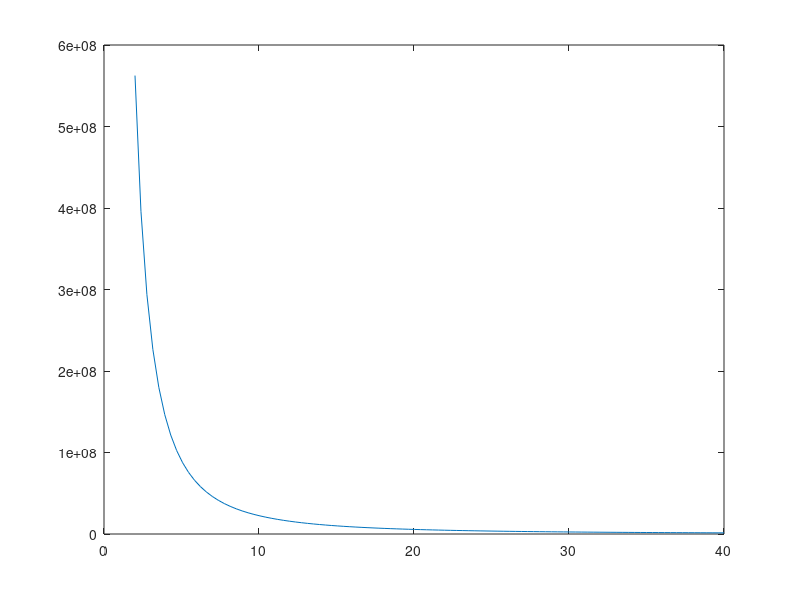

Here is the MATLAB script that generated this plot: (Note: this script raises an error after producing the figure.)

clear; clc; close all;

Sy = 2.76e+8; % N/m^2, Aluminum 6061-T6
T_m = 1.5; % Nm, from the gearbox output
FOS = 2;
S_allow = Sy/FOS;

% geometry - starting guesses
l = 20/1000; % m
t = 4/1000; % m
h = 6/1000; % m 

h_array = linspace(2/1000, 40/1000, 100);

S_bending_h= 6*T_m./(t .* (h_array).^2);

figure(1)
plot(h_array*1000, S_bending_h);
hold on;
yline(S_allow);
legend("Bending stress", "Yield strength, FOS = 2");
xlabel("Height (mm)");
ylabel("Bending stress (Pa)");

h_optimal = 5/1000; % m, picked from the plot

t_array = linspace(3/1000, 13/1000, 100);

S_bending_t= 6*T_m./(t_array .* (h_optimal).^2);

figure(2)
plot(t_array*1000, S_bending_t);
hold on;
yline(S_allow);
legend("Bending stress", "Yield strength, FOS = 2");
xlabel("Thickness (mm)");
ylabel("Bending stress (MPa)");
